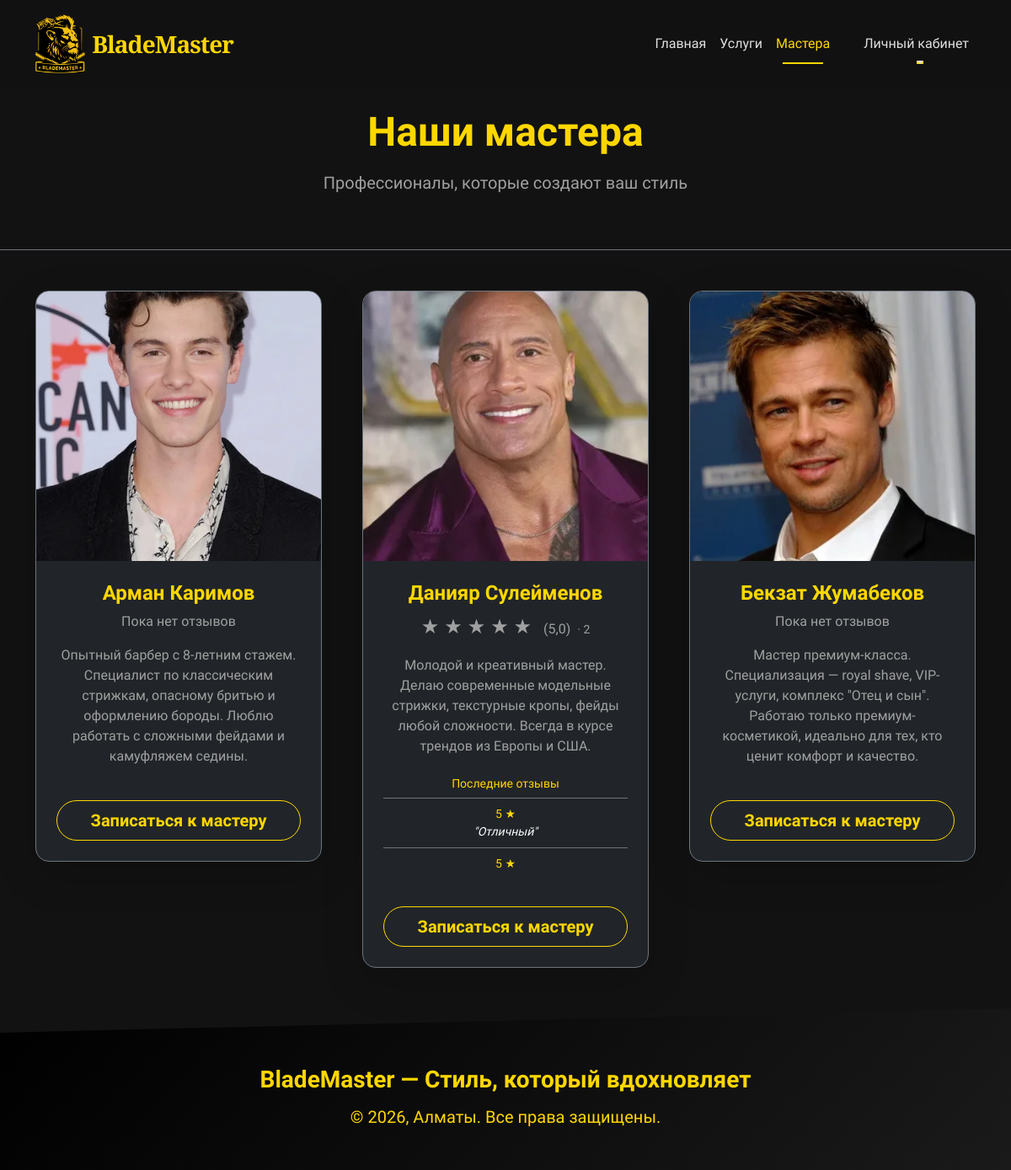
Page /masters/ on the committed database.
### core/models.py (models this page shows, shortened)
class Master(models.Model):
    full_name = models.CharField("ФИО мастера", max_length=100)
    description = models.TextField("Описание / о себе", blank=True)
    photo = models.ImageField("Фотография мастера", upload_to='masters/', blank=True, null=True)
    user = models.OneToOneField(User, on_delete=models.SET_NULL, null=True, blank=True, related_name='master_profile')
    class Meta:
        verbose_name = "Мастер"
        verbose_name_plural = "Мастера"
    def get_reviews(self):
        return Review.objects.filter(appointment__master=self).order_by('-created_at')
    def average_rating(self):
        reviews = self.get_reviews()
        if reviews.exists():
            return round(sum(r.rating for r in reviews) / reviews.count(), 1)
        return 0.0
    def reviews_count(self):
        return self.get_reviews().count()

class Review(models.Model):
    appointment = models.OneToOneField(Appointment, on_delete=models.CASCADE, related_name='review')
    rating = models.IntegerField("Оценка (1-5)", choices=[(1, '1'), (2, '2'), (3, '3'), (4, '4'), (5, '5')])
    comment = models.TextField("Отзыв", blank=True)
    created_at = models.DateTimeField("Дата отзыва", auto_now_add=True)
    class Meta:
        verbose_name = "Отзыв"
        verbose_name_plural = "Отзывы клиентов"

### core/views.py (the view)
# urls.py: path('masters/', views.masters, name='masters'),
def masters(request):
    masters = Master.objects.all()
    return render(request, "core/masters.html", {"masters": masters})

### core/templates/core/masters.html (shortened to what this page needs)
{% extends 'base.html' %}
{% block content %}
<section class="py-5 text-center border-bottom border-secondary">
    <div class="container" data-aos="fade-down">
        <h1 class="display-5 fw-bold text-gold mb-3">Наши мастера</h1>
        <p class="lead text-muted">Профессионалы, которые создают ваш стиль</p>
    </div>
</section>
<section class="py-5">
    <div class="container">
        <div class="row g-4 g-md-5 justify-content-center">
            {% for master in masters %}
            <div class="col-12 col-sm-10 col-md-6 col-lg-4" data-aos="fade-up" data-aos-delay="{% cycle '100' '200' '300' '100' %}">
                <div class="master-card bg-dark border border-secondary rounded-4 overflow-hidden shadow-lg mx-auto" style="max-width: 380px;">
                    <div class="position-relative">
                        {% if master.photo %}
                        <img src="{{ master.photo.url }}" class="w-100 object-fit-cover" style="height: 320px;" alt="{{ master.full_name }}" loading="lazy">
                        {% else %}
                        <img src="https://via.placeholder.com/380x320/1E1E1E/FFD700?text={{ master.full_name }}" class="w-100 object-fit-cover" style="height: 320px;" alt="{{ master.full_name }}">
                        {% endif %}
                    </div>
                    <div class="p-4 text-center d-flex flex-column">
                        <h5 class="fw-bold fs-4 text-gold mb-2">{{ master.full_name }}</h5>
                        {% if master.reviews_count > 0 %}
                        <div class="mb-3">
                            <span class="fs-4 text-gold">
                                {% for i in "12345" %}
                                <span class="{% if forloop.counter <= master.average_rating|floatformat:0 %}text-gold{% else %}text-muted{% endif %}">★</span>
                                {% endfor %}
                            </span>
                            <span class="text-muted ms-2">({{ master.average_rating|floatformat:1 }})</span>
                            <span class="text-muted small ms-1">· {{ master.reviews_count }} {{ master.reviews_count|pluralize:"отзыв,отзыва,отзывов" }}</span>
                        </div>
                        {% else %}
                        <p class="text-muted mb-3">Пока нет отзывов</p>
                        {% endif %}
                        <div class="flip-back">
                            <p class="text-muted mb-4">{{ master.description|default:"Опытный мастер с индивидуальным подходом" }}</p>
                            {% if master.reviews_count > 0 %}
                            <div class="mb-4">
                                <h6 class="text-gold small mb-2">Последние отзывы</h6>
                                {% for review in master.get_reviews|slice:":2" %}
                                <div class="small border-top border-secondary pt-2 mb-2">
                                    <span class="text-gold">{{ review.rating }} ★</span>
                                    {% if review.comment %}
                                    <p class="mb-1 text-light"><em>"{{ review.comment|truncatewords:12 }}"</em></p>
                                    {% endif %}
                                </div>
                                {% endfor %}
                            </div>
                            {% endif %}
                        </div>
                        <a href="{% url 'book_select_master' %}?master={{ master.id }}"
                           class="btn btn-outline-gold btn-lg w-100 rounded-pill fw-bold mt-3">
                            Записаться к мастеру
                        </a>
                    </div>
                </div>
            </div>
            {% empty %}
            <div class="col-12 text-center py-5">
                <p class="text-muted fs-5">Мастера пока не добавлены</p>
            </div>
            {% endfor %}
        </div>
    </div>
</section>
{% endblock %}

### core/templates/base.html (style rules this page uses)
:root { --bg-primary: #121212; --bg-secondary: #1E1E1E; --bg-input: #2A2A2A; --text-primary: #E0E0E0; --text-muted: #A0A0A0; --gold: #FFD700; --gold-dark: #D4AF37; }
body { font-family: 'Urbanist', sans-serif; background-color: var(--bg-primary); color: var(--text-primary); min-height: 100vh; padding-top: 80px; margin: 0; }
.btn-gold, .btn-outline-gold { font-weight: 600; border-radius: 50px; transition: all 0.25s ease; }
.btn-outline-gold { border-color: var(--gold); color: var(--gold); }
.text-gold { color: var(--gold) !important; }
.text-muted { color: var(--text-muted) !important; }

### core/templates/core/masters.html (style rules this page uses)
.master-card { position: relative; transition: transform 0.3s ease, box-shadow 0.3s ease; }
@media (min-width: 992px) { .master-card { perspective: 1500px; } }

### rows in the picture
Master: photo (picture), full_name "Арман Каримов", shows "Пока нет отзывов", description "Опытный барбер с 8-летним стажем. Специалист по классическим стрижкам, опасному бритью и оформлению бороды. Люблю работать с сложными фейдами и камуфляжем седины."
Master: photo (picture), full_name "Данияр Сулейменов", average_rating "5,0", reviews_count "2", description "Молодой и креативный мастер. Делаю современные модельные стрижки, текстурные кропы, фейды любой сложности. Всегда в курсе трендов из Европы и США."
Review: rating "5", comment "Отличный"
Review: rating "5"
Master: photo (picture), full_name "Бекзат Жумабеков", shows "Пока нет отзывов", description "Мастер премиум-класса. Специализация — royal shave, VIP-услуги, комплекс \"Отец и сын\". Работаю только премиум-косметикой, идеально для тех, кто ценит комфорт и качество."
